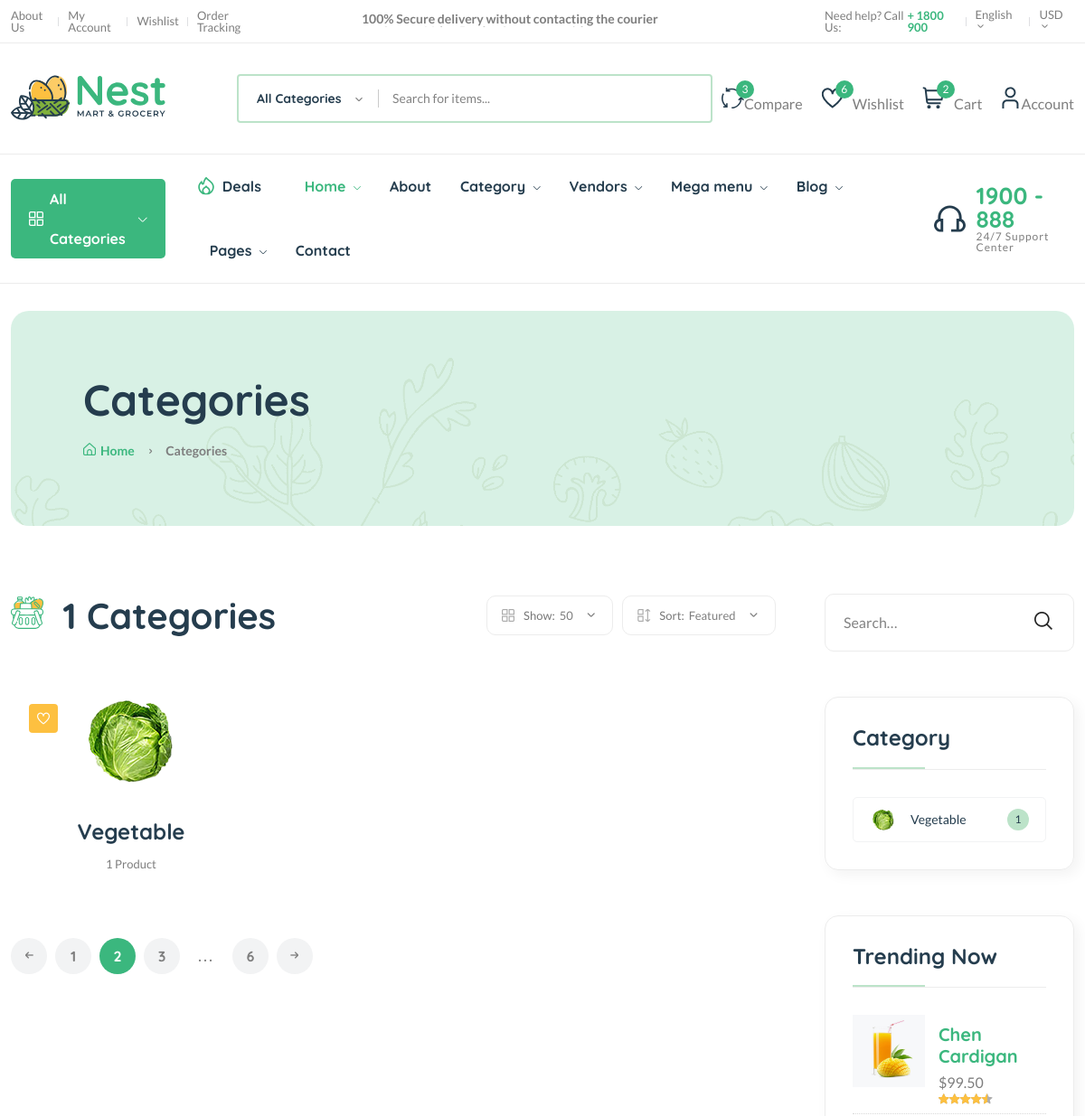
/categories/ (upper part), run on an earlier commit of the app's database.
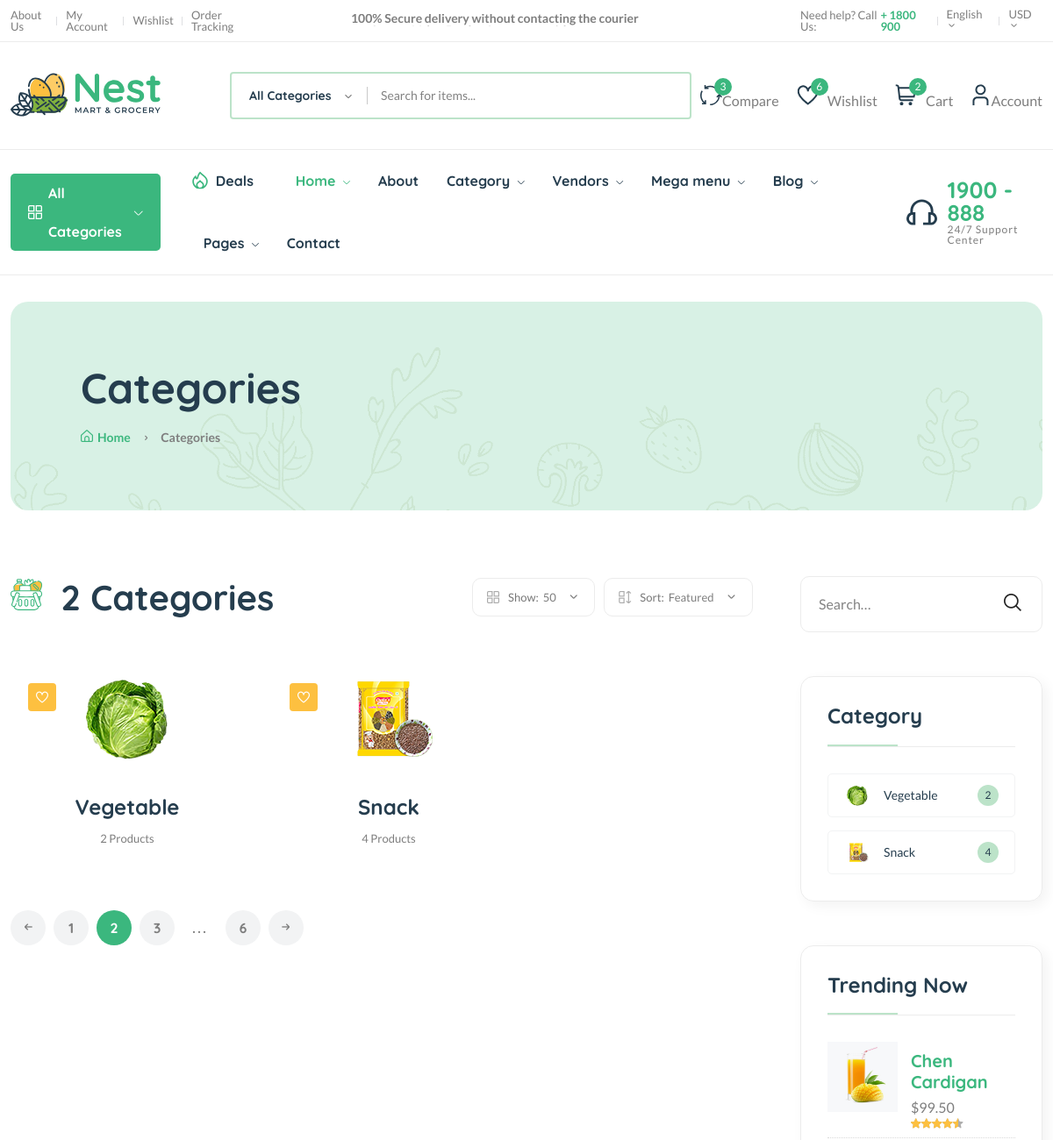
And on a later commit of the database.
### core/models.py (models this page shows, shortened)
class Category(models.Model):
    cid = ShortUUIDField(
        unique=True,
        length=10,
        max_length=30,
        prefix='cat',
        alphabet='abcdefgh12345'
        )
    title = models.CharField(max_length=100, default='This is a category')
    image = models.ImageField(upload_to='category/', default='category.jpg')
    class Meta:
        verbose_name_plural = 'categories'

### core/views.py (the view)
# urls.py: path("categories/", views.category_list, name='category_list'),
def category_list(request):
    categories = Category.objects.all()
    context = {
        'categories': categories
    }
    return render(request, 'core/category_list.html', context)

### core/context_processor.py (called while the page is built)
def default(request):
    categories = Category.objects.all()
    context = {
        'categories': categories,
    }
    return context

### templates/core/category_list.html (shortened to what this page needs)
{% extends 'base.html' %}
{% load static %}
{% block content %}
<main class="main">
  <div class="page-header mt-30 mb-75">
    <div class="container">
      <div class="archive-header">
        <div class="row align-items-center">
          <div class="col-xl-3">
            <h1 class="mb-15">Categories</h1>
            <div class="breadcrumb">
              <a href="index.html" rel="nofollow"
                ><i class="fi-rs-home mr-5"></i>Home</a
              >
              <span></span> Categories
            </div>
          </div>
        </div>
      </div>
    </div>
  </div>
  <div class="page-content mb-50">
    <div class="container">
      <div class="row">
        <div class="col-lg-9">
          <div class="shop-product-fillter mb-50 pr-30">
            <div class="totall-product">
              <h2>
                <img
                  class="w-36px mr-10"
                  src="{% static 'assets/imgs/theme/icons/category-1.svg' %}"
                  alt=""
                />
                {{ categories.count }} Categories
              </h2>
            </div>
            <div class="sort-by-product-area">
              <div class="sort-by-cover mr-10">
                <div class="sort-by-product-wrap">
                  <div class="sort-by">
                    <span><i class="fi-rs-apps"></i>Show:</span>
                  </div>
                  <div class="sort-by-dropdown-wrap">
                    <span> 50 <i class="fi-rs-angle-small-down"></i></span>
                  </div>
                </div>
              </div>
              <div class="sort-by-cover">
                <div class="sort-by-product-wrap">
                  <div class="sort-by">
                    <span><i class="fi-rs-apps-sort"></i>Sort:</span>
                  </div>
                  <div class="sort-by-dropdown-wrap">
                    <span>Featured <i class="fi-rs-angle-small-down"></i></span>
                  </div>
                </div>
              </div>
            </div>
          </div>
          <div class="loop-grid pr-30">
            <div class="row gap-2">
              {% for category in categories%}
              <div
                class="col-xl-4 col-lg-6 col-md-6 text-center hover-up mb-30 animated pt-1 "
              >
                <div class="post-thumb ">
                  <a href="{% url 'product_per_category' category.title category.cid %}">
                    <img
                      class="img-fluid"
                      src="{{ category.image.url }}"
                      alt=""
                    />
                  </a>
                  <div class="entry-meta">
                    <a class="entry-meta meta-2" href="blog-category-grid.html"
                      ><i class="fi-rs-heart"></i
                    ></a>
                  </div>
                </div>
                <div class="entry-content-2">
                  <h4 class="post-title mb-15">
                    <a href="{% url 'product_per_category' category.title category.cid %}"
                      >{{ category.title | capfirst }}</a
                    >
                  </h4>
                  <div class="entry-meta font-xs color-grey mt-10 pb-10">
                    <div>
                      <span>
                        {{category.category.count}} Product{{category.category.count|pluralize:"s"}}
                      </span>
                    </div>
                  </div>
                </div>
              </div>
              {% endfor %}
            </div>
          </div>
          <div class="pagination-area mt-15 mb-sm-5 mb-lg-0">
            <nav aria-label="Page navigation example">
              <ul class="pagination justify-content-start">
                <li class="page-item">
                  <a class="page-link" href="#"
                    ><i class="fi-rs-arrow-small-left"></i
                  ></a>
                </li>
                <li class="page-item"><a class="page-link" href="#">1</a></li>
                <li class="page-item active">
                  <a class="page-link" href="#">2</a>
                </li>
                <li class="page-item"><a class="page-link" href="#">3</a></li>
                <li class="page-item">
                  <a class="page-link dot" href="#">...</a>
                </li>
                <li class="page-item"><a class="page-link" href="#">6</a></li>
                <li class="page-item">
                  <a class="page-link" href="#"
                    ><i class="fi-rs-arrow-small-right"></i
                  ></a>
                </li>
              </ul>
            </nav>
          </div>
        </div>
        <div class="col-lg-3 primary-sidebar sticky-sidebar">
          <div class="widget-area">
            <div class="sidebar-widget-2 widget_search mb-50">
              <div class="search-form">
                <form action="#">
                  <input type="text" placeholder="Search…" />
                  <button type="submit"><i class="fi-rs-search"></i></button>
                </form>
              </div>
            </div>
            <div class="sidebar-widget widget-category-2 mb-50">
              <h5 class="section-title style-1 mb-30">Category</h5>
              <ul>
                {% for category in categories %}
                <li>
                  <a href="shop-grid-right.html">
                    <img
                      src="{{ category.image.url }}"
                      alt=""
                    />{{ category.title | capfirst }}</a
                  ><span class="count">{{ category.category.count }}</span>
                </li>
                {% endfor %}
              </ul>
            </div>
            <div
              class="sidebar-widget product-sidebar mb-50 p-30 bg-grey border-radius-10"
            >
              <h5 class="section-title style-1 mb-30">Trending Now</h5>
              <div class="single-post clearfix">
                <div class="image">
                  <img
                    src="{% static 'assets/imgs/shop/thumbnail-3.jpg' %}"
                    alt="#"
                  />
                </div>
                <div class="content pt-10">
                  <h5><a href="shop-product-detail.html">Chen Cardigan</a></h5>
                  <p class="price mb-0 mt-5">$99.50</p>
                  <div class="product-rate">
                    <div class="product-rating" style="width: 90%"></div>
                  </div>
                </div>
              </div>
            </div>
          </div>
        </div>
      </div>
    </div>
  </div>
</main>
{% endblock %}

### templates/base.html (shortened to what this page needs)
    {% load static %}
    <!DOCTYPE html>
    <html class="no-js" lang="en">
    <head>
        <link rel="stylesheet" href="{% static 'assets/css/plugins/slider-range.css' %}" />
        <link rel="stylesheet" href="{% static 'assets/css/main.css' %}" />
    </head>
    <body>
        {% include 'includes/navbar.html' %}
        {% block content %}{% endblock %}
</body>
</html>

### templates/includes/navbar.html (shortened to what this page needs)
{% load static %}
    <header class="header-area header-style-1 header-height-2">
        <div class="header-top header-top-ptb-1 d-none d-lg-block">
            <div class="container">
                <div class="row align-items-center">
                    <div class="col-xl-3 col-lg-4">
                        <div class="header-info">
                            <ul>
                                <li><a href="page-about.html">About Us</a></li>
                                <li><a href="page-account.html">My Account</a></li>
                                <li><a href="shop-wishlist.html">Wishlist</a></li>
                                <li><a href="shop-order.html">Order Tracking</a></li>
                            </ul>
                        </div>
                    </div>
                    <div class="col-xl-6 col-lg-4">
                        <div class="text-center">
                            <div id="news-flash" class="d-inline-block">
                                <ul>
                                    <li>100% Secure delivery without contacting the courier</li>
                                </ul>
                            </div>
                        </div>
                    </div>
                    <div class="col-xl-3 col-lg-4">
                        <div class="header-info header-info-right">
                            <ul>
                                <li>Need help? Call Us: <strong class="text-brand"> + 1800 900</strong></li>
                                <li>
                                    <a class="language-dropdown-active" href="#">English <i class="fi-rs-angle-small-down"></i></a>
                                </li>
                                <li>
                                    <a class="language-dropdown-active" href="#">USD <i class="fi-rs-angle-small-down"></i></a>
                                </li>
                            </ul>
                        </div>
                    </div>
                </div>
            </div>
        </div>
        <div class="header-middle header-middle-ptb-1 d-none d-lg-block">
            <div class="container">
                <div class="header-wrap">
                    <div class="logo logo-width-1">
                        <a href="{% url 'home' %}"><img src="{% static 'assets/imgs/theme/logo.svg' %}" alt="logo" /></a>
                    </div>
                    <div class="header-right">
                        <div class="search-style-2">
                            <form action="#">
                                <input type="text" placeholder="Search for items..." />
                            </form>
                        </div>
                        <div class="header-action-right">
                            <div class="header-action-2">
                                <div class="header-action-icon-2">
                                    <a href="shop-compare.html">
                                        <img class="svgInject" alt="Nest" src="{% static 'assets/imgs/theme/icons/icon-compare.svg' %}" />
                                        <span class="pro-count blue">3</span>
                                    </a>
                                    <a href="shop-compare.html"><span class="lable ml-0">Compare</span></a>
                                </div>
                                <div class="header-action-icon-2">
                                    <a href="shop-wishlist.html">
                                        <img class="svgInject" alt="Nest" src="{% static 'assets/imgs/theme/icons/icon-heart.svg' %}" />
                                        <span class="pro-count blue">6</span>
                                    </a>
                                    <a href="shop-wishlist.html"><span class="lable">Wishlist</span></a>
                                </div>
                                <div class="header-action-icon-2">
                                    <a class="mini-cart-icon" href="shop-cart.html">
                                        <img alt="Nest" src="{% static 'assets/imgs/theme/icons/icon-cart.svg' %}" />
                                        <span class="pro-count blue">2</span>
                                    </a>
                                    <a href="shop-cart.html"><span class="lable">Cart</span></a>
                                </div>
                                <div class="header-action-icon-2">
                                    <a href="page-account.html">
                                        <img class="svgInject" alt="Nest" src="{% static 'assets/imgs/theme/icons/icon-user.svg' %}" />
                                    </a>
                                    <a href="page-account.html"><span class="lable ml-0">Account</span></a>
                                </div>
                            </div>
                        </div>
                    </div>
                </div>
            </div>
        </div>
        <div class="header-bottom header-bottom-bg-color sticky-bar">
            <div class="container">
                <div class="header-wrap header-space-between position-relative">
                    <div class="header-nav d-none d-lg-flex">
                        <div class="main-categori-wrap d-none d-lg-block">
                            <a class="categories-button-active" href="#">
                                <span class="fi-rs-apps"></span> All Categories
                                <i class="fi-rs-angle-down"></i>
                            </a>
                        </div>
                        <div class="main-menu main-menu-padding-1 main-menu-lh-2 d-none d-lg-block font-heading">
                            <nav>
                                <ul>
                                    <li class="hot-deals"><img src="{% static 'assets/imgs/theme/icons/icon-hot.svg' %}" alt="hot deals" /><a href="shop-grid-right.html">Deals</a></li>
                                    <li>
                                        <a class="active" href="{% url 'home' %}">Home <i class="fi-rs-angle-down"></i></a>
                                    </li>
                                    <li>
                                        <a href="page-about.html">About</a>
                                    </li>
                                    <li>
                                        <a href="shop-grid-right.html">Category <i class="fi-rs-angle-down"></i></a>
                                    </li>
                                    <li>
                                        <a href="#">Vendors <i class="fi-rs-angle-down"></i></a>
                                    </li>
                                    <li class="position-static">
                                        <a href="#">Mega menu <i class="fi-rs-angle-down"></i></a>
                                    </li>
                                    <li>
                                        <a href="blog-category-grid.html">Blog <i class="fi-rs-angle-down"></i></a>
                                    </li>
                                    <li>
                                        <a href="#">Pages <i class="fi-rs-angle-down"></i></a>
                                    </li>
                                    <li>
                                        <a href="page-contact.html">Contact</a>
                                    </li>
                                </ul>
                            </nav>
                        </div>
                    </div>
                    <div class="hotline d-none d-lg-flex">
                        <img src="{% static 'assets/imgs/theme/icons/icon-headphone.svg' %}" alt="hotline" />
                        <p>1900 - 888<span>24/7 Support Center</span></p>
                    </div>
                </div>
            </div>
        </div>
    </header>

### templates/includes/footer.html (shortened to what this page needs)
{% load static %}

What changed in the data, as far as the page shows it:
computed for Category "Vegetable": category.count "1" → "2"
added Category: image (picture), title "Snack", category.count "4"
Also different on the page:
{{ categories.count }}: "1" → "2"
